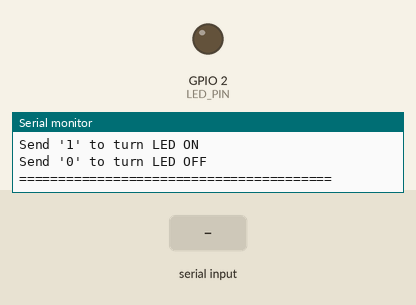
Bench run of a sketch on a simulated ESP32. Parts: output pins drawn as LEDs (lit = HIGH), the last lines printed to the serial monitor. The inputs (shaded band) are chosen by the test bench.

Above: at 2.2 s.
2.3 s: "1" received over Serial
At 3.0 s:
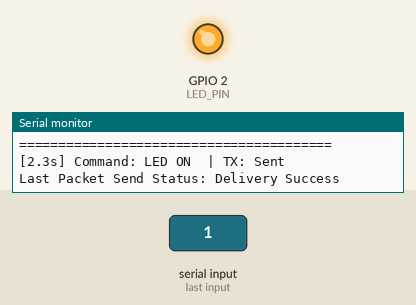
3.8 s: "0" received over Serial
At 4.1 s:
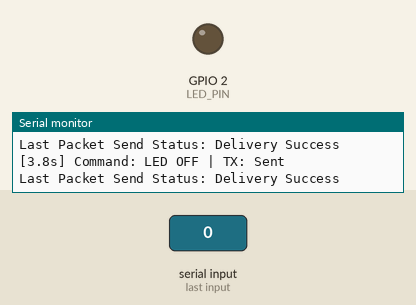
Timing chart, 0 to 6.8 s (numbered marks = the images above; inputs shaded):
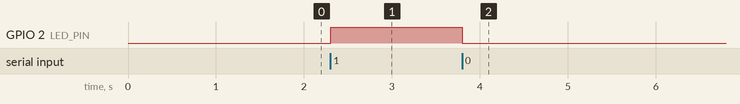

The sketch:

espnow_transmitter.ino
```cpp
/*
 * ESP-NOW Wireless Control - TRANSMITTER (Max/MSP Compatible)
 *
 * This sketch receives serial commands from Max/MSP and sends LED control
 * commands wirelessly to a receiver ESP32 using ESP-NOW.
 *
 * SETUP INSTRUCTIONS:
 * 1. Upload the RECEIVER sketch to your second ESP32 first
 * 2. Open Serial Monitor for the receiver and copy its MAC address
 * 3. Update the 'receiverAddress' array below with the receiver's MAC address
 * 4. Upload this sketch to the first ESP32 (transmitter)
 * 5. Connect to serial port at 115200 baud from Max/MSP
 *
 * SERIAL PROTOCOL:
 * - Send '1' or '1\n' to turn LED ON
 * - Send '0' or '0\n' to turn LED OFF
 *
 * Hardware:
 * - Built-in LED on GPIO2 (most ESP32 boards)
 */

#include <esp_now.h>
#include <WiFi.h>

// REPLACE WITH YOUR RECEIVER'S MAC ADDRESS
// To get receiver MAC: Upload receiver code first and check Serial Monitor
uint8_t receiverAddress[] = {0xF8, 0xB3, 0xB7, 0x4F, 0x5A, 0xFC};  // Receiver MAC: 80:f3:da:65:70:cc

#define LED_PIN 2  // Built-in LED pin (GPIO2 for most ESP32 boards)

// Structure to send data - must match receiver structure
typedef struct struct_message {
  bool ledState;
  unsigned long timestamp;  // Add timestamp for debugging
} struct_message;

struct_message outgoingData;

// Peer info
esp_now_peer_info_t peerInfo;

// Variables for LED control
bool ledState = false;

// Callback when data is sent
void OnDataSent(const uint8_t *mac_addr, esp_now_send_status_t status) {
  Serial.print("Last Packet Send Status: ");
  Serial.println(status == ESP_NOW_SEND_SUCCESS ? "Delivery Success" : "Delivery Fail");
}

void setup() {
  // Initialize Serial Monitor
  Serial.begin(115200);
  delay(1000);

  Serial.println("\n\n========================================");
  Serial.println("  ESP-NOW WIRELESS BLINK - TRANSMITTER");
  Serial.println("========================================\n");

  // Initialize LED pin
  pinMode(LED_PIN, OUTPUT);
  digitalWrite(LED_PIN, LOW);
  Serial.println("[OK] LED initialized on GPIO2");

  // Set device as a Wi-Fi Station
  WiFi.mode(WIFI_STA);
  Serial.println("[OK] WiFi set to Station mode");

  // Print MAC Address
  Serial.println("\n--- Device Information ---");
  Serial.print("Transmitter MAC Address: ");
  Serial.println(WiFi.macAddress());

  Serial.println("\n--- Peer Configuration ---");
  Serial.print("Target Receiver MAC: ");
  Serial.printf("%02X:%02X:%02X:%02X:%02X:%02X\n",
                receiverAddress[0], receiverAddress[1], receiverAddress[2],
                receiverAddress[3], receiverAddress[4], receiverAddress[5]);

  // Check if default MAC address is still set
  if (receiverAddress[0] == 0xFF && receiverAddress[1] == 0xFF) {
    Serial.println("\n*** WARNING: Default receiver MAC detected! ***");
    Serial.println("*** Please update receiverAddress[] array with actual MAC ***");
  }

  // Initialize ESP-NOW
  Serial.println("\n--- Initializing ESP-NOW ---");
  if (esp_now_init() != ESP_OK) {
    Serial.println("[ERROR] ESP-NOW initialization failed!");
    return;
  }
  Serial.println("[OK] ESP-NOW initialized");

  // Register send callback
  esp_now_register_send_cb(OnDataSent);
  Serial.println("[OK] Send callback registered");

  // Register peer
  memcpy(peerInfo.peer_addr, receiverAddress, 6);
  peerInfo.channel = 0;
  peerInfo.encrypt = false;

  // Add peer
  if (esp_now_add_peer(&peerInfo) != ESP_OK) {
    Serial.println("[ERROR] Failed to add peer!");
    Serial.println("Check that the receiver MAC address is correct.");
    return;
  }
  Serial.println("[OK] Peer added successfully");

  Serial.println("\n========================================");
  Serial.println("Ready! Waiting for serial commands...");
  Serial.println("Send '1' to turn LED ON");
  Serial.println("Send '0' to turn LED OFF");
  Serial.println("========================================\n");
}

void loop() {
  // Check if serial data is available
  if (Serial.available() > 0) {
    char incomingByte = Serial.read();

    // Process command
    if (incomingByte == '1') {
      ledState = true;
      sendLEDCommand();
    }
    else if (incomingByte == '0') {
      ledState = false;
      sendLEDCommand();
    }
    // Ignore newlines, carriage returns, and other characters
  }

  delay(10);  // Small delay to prevent overwhelming the serial port
}

void sendLEDCommand() {
  // Update local LED
  digitalWrite(LED_PIN, ledState);

  // Prepare data to send
  outgoingData.ledState = ledState;
  outgoingData.timestamp = millis();

  // Send message via ESP-NOW
  esp_err_t result = esp_now_send(receiverAddress, (uint8_t *) &outgoingData, sizeof(outgoingData));

  // Print status
  Serial.print("[");
  Serial.print(millis() / 1000.0, 1);
  Serial.print("s] Command: LED ");
  Serial.print(ledState ? "ON " : "OFF");
  Serial.print(" | TX: ");

  if (result == ESP_OK) {
    Serial.println("Sent");
  } else {
    Serial.println("FAIL");
  }
}
```

Measured:
- after the input at 2.3 s, GPIO 2 (LED_PIN): LOW → HIGH at once
- after the input at 3.8 s, GPIO 2 (LED_PIN): HIGH → LOW at once
